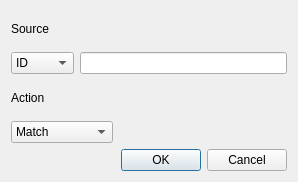
<?xml version="1.0" encoding="UTF-8"?>
<ui version="4.0">
 <class>FlyEmDataProcessDialog</class>
 <widget class="QDialog" name="FlyEmDataProcessDialog">
  <property name="geometry">
   <rect>
    <x>0</x>
    <y>0</y>
    <width>298</width>
    <height>182</height>
   </rect>
  </property>
  <property name="windowTitle">
   <string>Process</string>
  </property>
  <layout class="QVBoxLayout" name="verticalLayout_4">
   <item>
    <layout class="QVBoxLayout" name="verticalLayout_3">
     <item>
      <layout class="QVBoxLayout" name="verticalLayout">
       <item>
        <widget class="QLabel" name="label">
         <property name="text">
          <string>Source</string>
         </property>
        </widget>
       </item>
       <item>
        <layout class="QHBoxLayout" name="horizontalLayout">
         <item>
          <widget class="QComboBox" name="sourceComboBox">
           <item>
            <property name="text">
             <string>ID</string>
            </property>
           </item>
           <item>
            <property name="text">
             <string>Name</string>
            </property>
           </item>
           <item>
            <property name="text">
             <string>Type</string>
            </property>
           </item>
           <item>
            <property name="text">
             <string>All</string>
            </property>
           </item>
          </widget>
         </item>
         <item>
          <widget class="QLineEdit" name="sourceLineEdit"/>
         </item>
        </layout>
       </item>
      </layout>
     </item>
     <item>
      <layout class="QHBoxLayout" name="horizontalLayout_2">
       <item>
        <layout class="QVBoxLayout" name="verticalLayout_2">
         <item>
          <widget class="QLabel" name="label_2">
           <property name="text">
            <string>Action</string>
           </property>
          </widget>
         </item>
         <item>
          <widget class="QComboBox" name="actionComboBox">
           <item>
            <property name="text">
             <string>Match</string>
            </property>
           </item>
           <item>
            <property name="text">
             <string>Predict Class</string>
            </property>
           </item>
           <item>
            <property name="text">
             <string>Identify Error</string>
            </property>
           </item>
           <item>
            <property name="text">
             <string>Sort Shape</string>
            </property>
           </item>
          </widget>
         </item>
        </layout>
       </item>
       <item>
        <spacer name="horizontalSpacer">
         <property name="orientation">
          <enum>Qt::Horizontal</enum>
         </property>
         <property name="sizeHint" stdset="0">
          <size>
           <width>40</width>
           <height>20</height>
          </size>
         </property>
        </spacer>
       </item>
      </layout>
     </item>
    </layout>
   </item>
   <item>
    <widget class="QDialogButtonBox" name="buttonBox">
     <property name="orientation">
      <enum>Qt::Horizontal</enum>
     </property>
     <property name="standardButtons">
      <set>QDialogButtonBox::Cancel|QDialogButtonBox::Ok</set>
     </property>
    </widget>
   </item>
  </layout>
 </widget>
 <resources/>
 <connections>
  <connection>
   <sender>buttonBox</sender>
   <signal>accepted()</signal>
   <receiver>FlyEmDataProcessDialog</receiver>
   <slot>accept()</slot>
   <hints>
    <hint type="sourcelabel">
     <x>248</x>
     <y>254</y>
    </hint>
    <hint type="destinationlabel">
     <x>157</x>
     <y>274</y>
    </hint>
   </hints>
  </connection>
  <connection>
   <sender>buttonBox</sender>
   <signal>rejected()</signal>
   <receiver>FlyEmDataProcessDialog</receiver>
   <slot>reject()</slot>
   <hints>
    <hint type="sourcelabel">
     <x>316</x>
     <y>260</y>
    </hint>
    <hint type="destinationlabel">
     <x>286</x>
     <y>274</y>
    </hint>
   </hints>
  </connection>
 </connections>
</ui>
